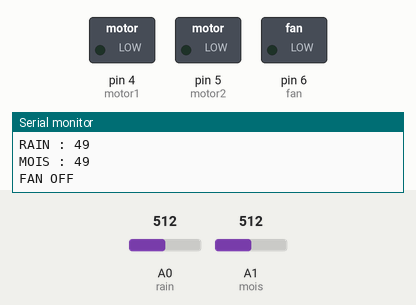
This sketch was run on a simulated Arduino Uno, built with avr-gcc and run on an emulated ATmega328P. Parts: switched loads named in the sketch (green lamp = pin HIGH), the last lines printed to the serial monitor. The test bench sets the inputs (shaded band); at power-on: A0 (rain) = 512, A1 (mois) = 512.

Above: at 1.8 s.
1.9 s: A0 (rain) set to 501
At 3.9 s:
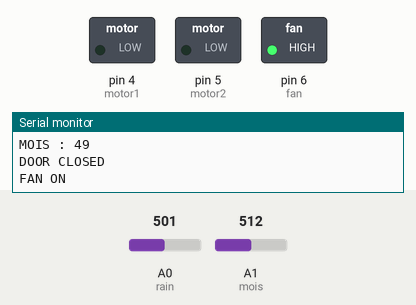
4.5 s: A0 (rain) set to 716
At 5.5 s:
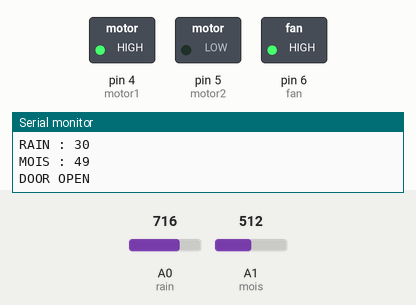
7.3 s: A0 (rain) set to 511
At 8.6 s:
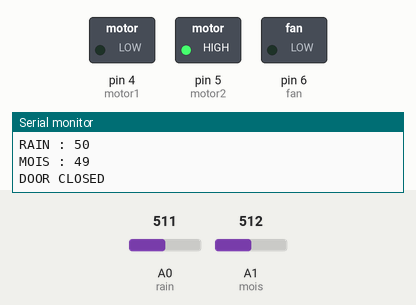
10.5 s: A0 (rain) set to 900
At 13.4 s:
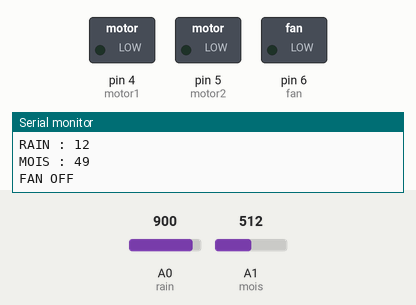
Timing chart, 0 to 14.5 s (numbered marks = the images above; inputs shaded):
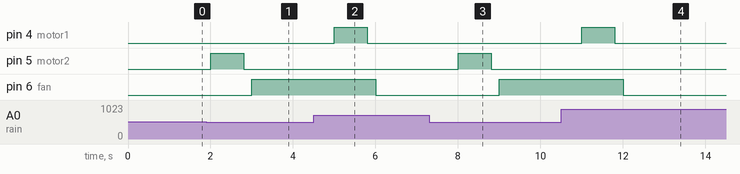

The sketch:

HEMA_CODE2.ino
```cpp
#define rain A0
int rain_sense;

#define mois A1
int mois_sense;

#define motor1 4
#define motor2 5
#define fan 6
int i=1;

void setup()
{
  Serial.begin(9600);
  pinMode(rain,INPUT);
  pinMode(mois,INPUT);
  pinMode(motor1,OUTPUT);pinMode(motor2,OUTPUT);
  pinMode(fan,OUTPUT);
  digitalWrite(motor1,LOW);
  digitalWrite(motor2,LOW);
  digitalWrite(fan,LOW);
}
void loop()
{
  rain_sense=analogRead(rain);
  rain_sense=map(rain_sense,1023,0,0,100);
  mois_sense=analogRead(mois);
  mois_sense=map(mois_sense,1023,0,0,100);


  Serial.print("RAIN : ");Serial.println(rain_sense);
  Serial.print("MOIS : ");Serial.println(mois_sense);

  if(rain_sense>=50 && i==1)
  {
    Serial.println("DOOR CLOSED");
    i=0;
    door_close();
  }
  else if(rain_sense<50 && i==0)
  {
    Serial.println("DOOR OPEN");
    i=1;
    door_open();
  }

  if(mois_sense>=30 && rain_sense>=50)
    {
      Serial.println("FAN ON");
      digitalWrite(fan,HIGH);
    }
    else
    {
      Serial.println("FAN OFF");
      digitalWrite(fan,LOW);
    }
  delay(1000);
}
void door_open()
{
  digitalWrite(motor1,HIGH);
  digitalWrite(motor2,LOW);
  delay(800);
  digitalWrite(motor1,LOW);
  digitalWrite(motor2,LOW);
  delay(200);
}
void door_close()
{
  digitalWrite(motor1,LOW);
  digitalWrite(motor2,HIGH);
  delay(800);
  digitalWrite(motor1,LOW);
  digitalWrite(motor2,LOW);
  delay(200);
}
```

Measured:
- the behaviour switches between 512 and 511 on A0 (rain) (found by bisection; images 0 and 1)
- after the input at 1.9 s, pin 5 (motor2): LOW → HIGH after 0.10 s, → LOW 0.80 s later; pin 6 (fan): LOW → HIGH after 1.1 s
- after the input at 4.5 s, pin 4 (motor1): LOW → HIGH after 0.50 s, → LOW 0.80 s later; pin 6 (fan): HIGH → LOW after 1.5 s
- after the input at 7.3 s, pin 5 (motor2): LOW → HIGH after 0.71 s, → LOW 0.80 s later; pin 6 (fan): LOW → HIGH after 1.7 s
- after the input at 10.5 s, pin 4 (motor1): LOW → HIGH after 0.51 s, → LOW 0.80 s later; pin 6 (fan): HIGH → LOW after 1.5 s
